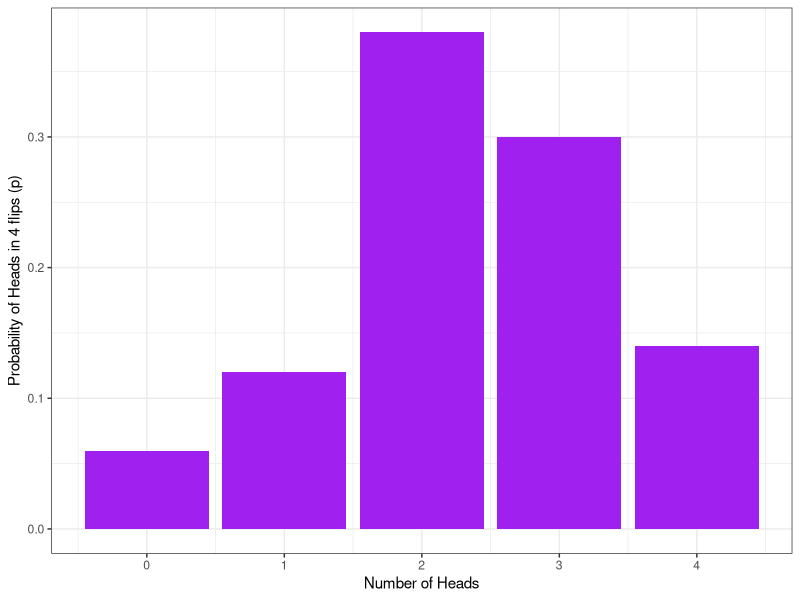
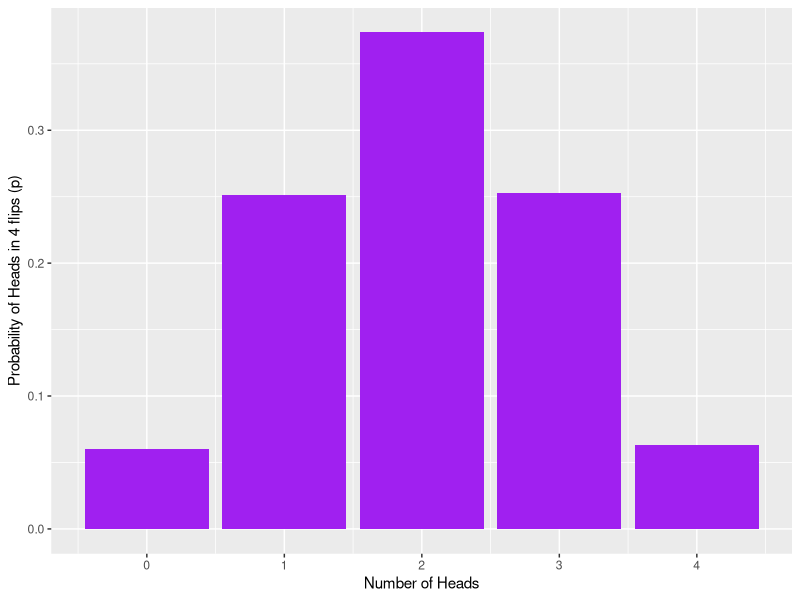
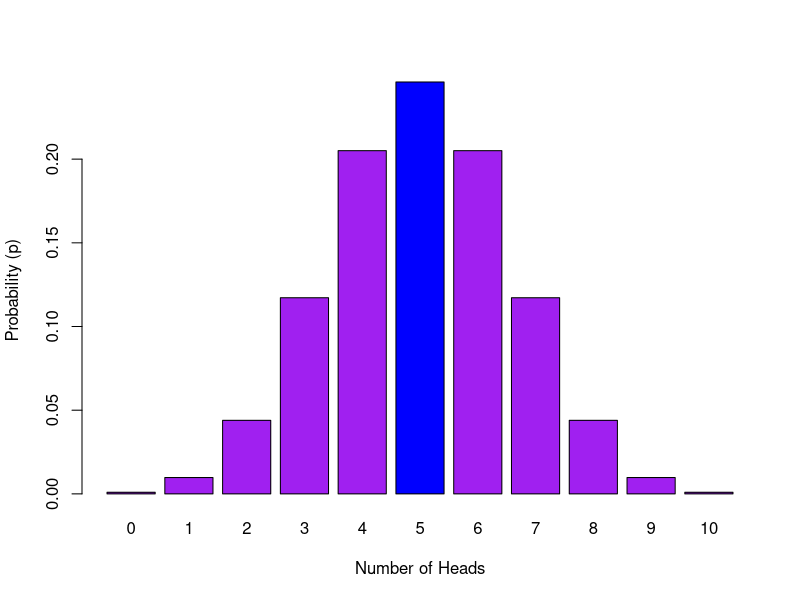
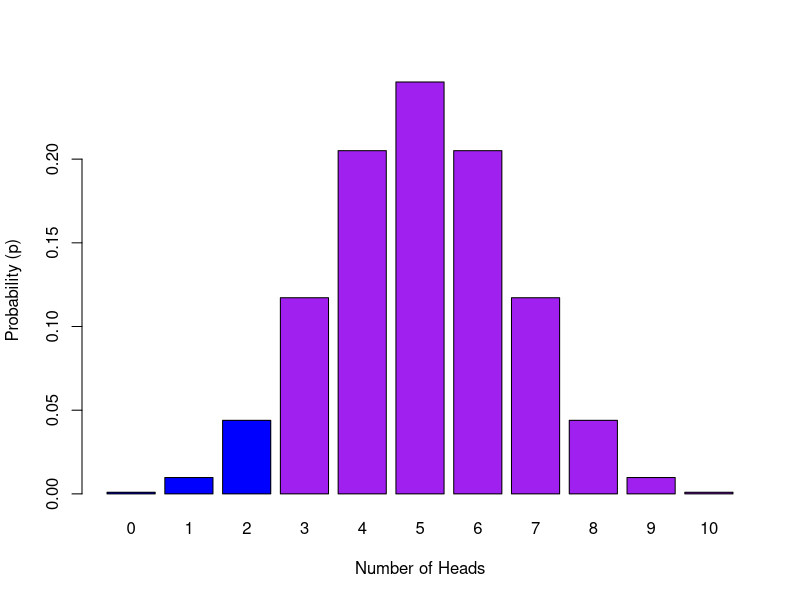
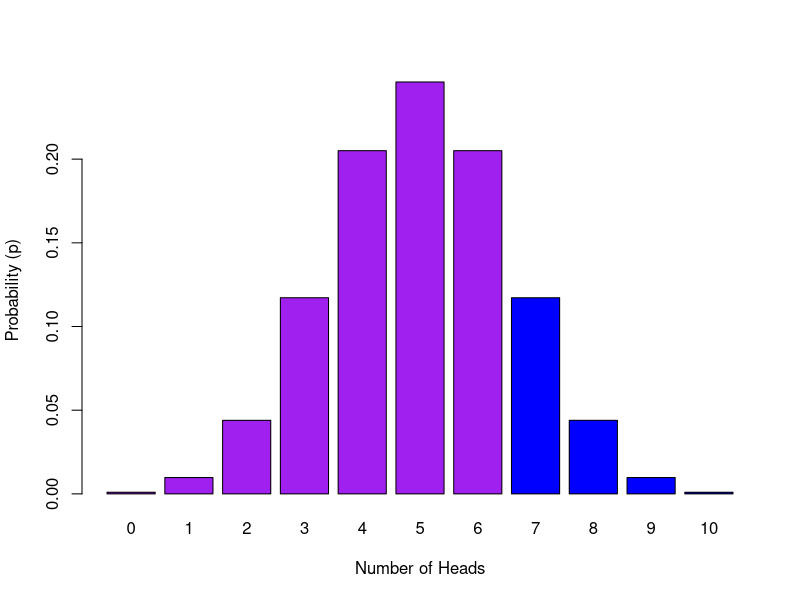

These charts were generated, in order, by the following R code:
## ---- chunk 1
library("tidyverse")
## ---- chunk 2
1/12
## ---- chunk 3
# Notice that because our event labels are strings (text), 
# we need to enter them into the function as a vector; i.e. in "quotes" 
sample(c("HEADS", "TAILS"), size = 4, replace = TRUE) 
## ---- chunk 4
# Now that our event labels are numeric, we don't need the vector.
# 0:1 means all numbers from 0 to 1 in steps of 1. So basically, 0 and 1.
sample(0:1, 4, TRUE)
## ---- chunk 5
# The above statement pipes the output of sample() 
#then the function sum() which counts up the number of heads.

sample(0:1, 4, TRUE) %>% sum()
## ---- chunk 6
# repeats the expression sample(0:1, 4, TRUE) %>% sum() 20 times; the result comes out as a vector with each number represents a count of the number of heads over four flips in each of the 20 ’experiments’.
replicate(20, sample(0:1, 4, TRUE) %>% sum())
## ---- chunk 7
heads50 <- replicate(50, sample(0:1, 4, TRUE) %>% sum())   
# this time we save the output in the variable heads50
# so we can work with the results further
## ---- chunk 8
data50 <- data_frame(heads = heads50) %>%   # convert to a data frame 
                group_by(heads) %>%           # group by number of possibilities
                summarise(n = n(), p=n/50) # count occurances of possibility,
                                              # & calculate probability (p) of
                                              # each
## ---- chunk 9
# Note: stat = "identity" tells  ggplot to use the values of the y-axis variable (p) as the height of the bars in our histogram (as opposed counting the number of occurances of those values)

ggplot(data50, aes(heads,p)) + 
  geom_bar(stat = "identity", fill = "purple") + 
  labs(x = "Number of Heads", y = "Probability of Heads in 4 flips (p)") +
  theme_bw()
## ---- chunk 10
heads10K <- replicate(10000, sample(0:1, 4, TRUE) %>% sum())   
# this time we save the output in the variable heads10K
## ---- chunk 11
data10K <- data_frame(heads = heads10K) %>%   
                group_by(heads) %>%           
                summarise(n = n(), p=n/10000) 
## ---- chunk 12
ggplot(data10K, aes(heads,p)) + 
  geom_bar(stat = "identity", fill = "purple") + 
  labs(x = "Number of Heads", y = "Probability of Heads in 4 flips (p)") 
## ---- chunk 13
data10K %>%
  filter(heads >= 2) %>%
  summarise(p2 = sum(p))
## ---- chunk 14
dbinom(5, 10, 0.5)
## ---- chunk 15
barplot(dbinom(0:10, 10, 0.5), names.arg = 0:10, xlab = 'Number of Heads', ylab = 'Probability (p)' , col= c('purple', 'purple', 'purple', 'purple', 'purple','blue','purple', 'purple', 'purple', 'purple', 'purple' ))
## ---- chunk 16
pbinom(2, 10, 0.5)
## ---- chunk 17
probs <- pbinom(0:2, 10, 0.5)
probs
sum(probs)
## ---- chunk 18
barplot(dbinom(0:10, 10, 0.5), names.arg = 0:10, xlab = 'Number of Heads', ylab = 'Probability (p)' , col= c('blue', 'blue', 'blue', 'purple', 'purple', 'purple', 'purple', 'purple', 'purple', 'purple', 'purple' ))
## ---- chunk 19
sum(pbinom(7:10, 10, 0.5))
## ---- chunk 20
sum(pbinom(6, 10, .5, lower.tail = FALSE))
## ---- chunk 21
barplot(dbinom(0:10, 10, 0.5), names.arg = 0:10, xlab = 'Number of Heads', ylab = 'Probability (p)' , col= c('purple', 'purple', 'purple', 'purple', 'purple', 'purple', 'purple', 'blue', 'blue', 'blue', 'blue' ))
## ---- chunk 22
qbinom(.05, 10, .5)
## ---- chunk 23
qbinom(.05, c(100, 1000, 10000), .5)
